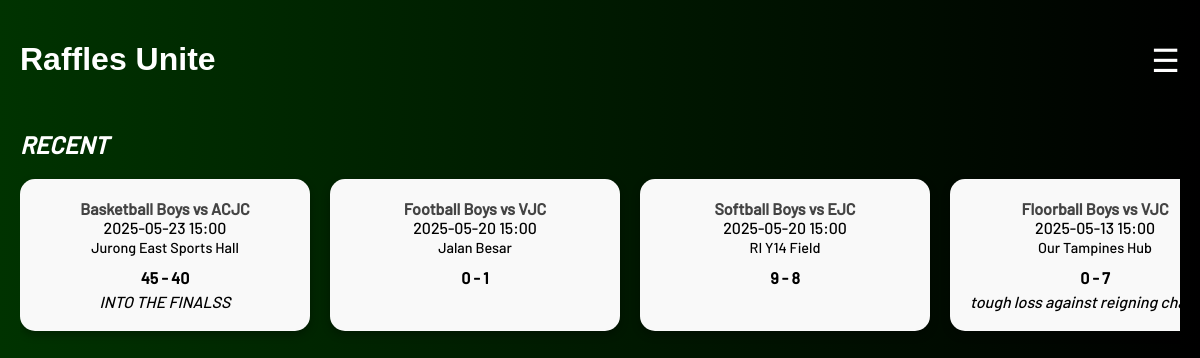
The page / on the database its author committed.
### tables this page shows
CREATE TABLE "Posts" (
	"ccaid"	TEXT,
	"postid"	TEXT,
	"ccaname"	TEXT,
	"opp"	TEXT,
	"date"	TEXT,
	"time"	TEXT,
	"venue"	TEXT,
	"riscore"	INTEGER,
	"opscore"	INTEGER,
	"result"	TEXT,
	"vid"	TEXT,
	"caption"	TEXT,
	PRIMARY KEY("postid"),
	FOREIGN KEY("ccaid") REFERENCES "Accounts"("ccaid")
);

### app.py (the view)
@app.route('/')
def home():
    ccas = get_ccas()
    upcoming = get_upcoming_games()
    past = get_past_games()
    return render_template('home.html', upcoming=upcoming, past=past, ccas=ccas)

### db.py (called while the page is built)
def get_upcoming_games():
    conn = sqlite3.connect("unite.db")
    cursor = conn.cursor()
    today = datetime.now().strftime("%Y-%m-%d")
    cursor.execute("""
        SELECT ccaname, opp, date, time, venue, riscore, opscore, vid, caption
        FROM Posts
        WHERE date >= ?
        ORDER BY date ASC, time ASC
    """, (today,))
    games = cursor.fetchall()
    conn.close()
    return games

def get_past_games():
    conn = sqlite3.connect("unite.db")
    cursor = conn.cursor()
    today = datetime.now().strftime("%Y-%m-%d")
    cursor.execute("""
        SELECT ccaname, opp, date, time, venue, riscore, opscore, vid, caption
        FROM Posts
        WHERE date < ?
        ORDER BY date DESC, time DESC
    """, (today,))
    games = cursor.fetchall()
    conn.close()
    return games

def get_ccas(): #returns dict of ccadeets. output[0] = ccaid, output[1] = ccaname
    conn = sqlite3.connect("unite.db")
    conn.row_factory = sqlite3.Row
    cursor = conn.cursor()
    cursor.execute("""
        SELECT ccaid, ccaname
        FROM Posts
    """,)
    rows = cursor.fetchall()
    conn.close()
    return [dict(row) for row in rows]

### templates/home.html (shortened to what this page needs)
<!DOCTYPE html>
<html lang="en">
<head>
    <link rel="stylesheet" href="{{ url_for('static', filename='styles.css') }}">
</head>
<body>
    <div class="header">
        <h1>Raffles Unite</h1>
        <div class="dropdown">
            <div class="dropdown-button">☰</div>
        </div>
    </div>
    <div class="section-title">RECENT</div>
    <div class="scroll-container">
        {% for game in past %}
            <div class="card">
                <div style="font-weight: bold; color: #444;">{{ game[0] }} vs {{ game[1] }}</div>
                <div>{{ game[2] }} {{ game[3] }}</div>
                <div class="venue">{{ game[4] }}</div>
                <div style="margin-top: 10px;">
                    <strong>{{ game[5] }} - {{ game[6] }}</strong>
                </div>
                {% if game[8] %}
                    <div style="margin-top: 5px;"><em>{{ game[8] }}</em></div>
                {% endif %}
            </div>
        {% endfor %}
    </div>
</body>
</html>

### static/styles.css (style rules this page uses)
body { font-family: 'Barlow', sans-serif; background: linear-gradient(to right, #003300, #000000); color: white; margin: 0; padding: 20px; }
h1 { font-family: 'Glacial Indifference', sans-serif; font-size: 2em; }
.header { display: flex; justify-content: space-between; align-items: center; }
.dropdown { position: relative; display: inline-block; }
.dropdown-button { font-size: 2em; cursor: pointer; }
.section-title { font-size: 1.5em; margin-top: 30px; font-weight: bold; font-style: italic; }
.scroll-container { display: flex; overflow-x: auto; padding: 20px 0; gap: 20px; }
.card { min-width: 250px; min-height: 180; background-color: #f9f9f9; color: black; border-radius: 15px; padding: 20px; flex-shrink: 0; box-shadow: 0 4px 8px rgba(0,0,0,0.3); text-align: center; }
.card .venue { font-size: 0.9em; padding: 2px; }

### rows shown on the page
Posts: ccaname "Basketball Boys", opp "ACJC", date "2025-05-23", time "15:00", venue "Jurong East Sports Hall", riscore "45", opscore "40", caption "INTO THE FINALSS"
Posts: ccaname "Football Boys", opp "VJC", date "2025-05-20", time "15:00", venue "Jalan Besar", riscore "0", opscore "1"
Posts: ccaname "Softball Boys", opp "EJC", date "2025-05-20", time "15:00", venue "RI Y14 Field", riscore "9", opscore "8"
Posts: ccaname "Floorball Boys", opp "VJC", date "2025-05-13", time "15:00", venue "Our Tampines Hub", riscore "0", opscore "7", caption "tough loss against reigning…"
